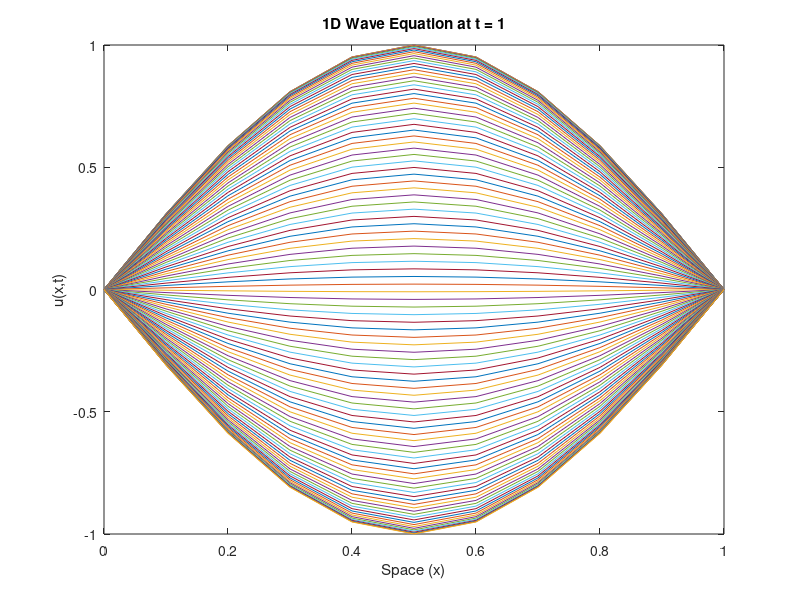

The MATLAB script that drew this image:
L = 1;       
T = 1;       
c = 1;       
N = 10;      
M = 100;     
dx = L / N;   
dt = T / M;   
x = 0:dx:L;  
t = 0:dt:T;   
u = zeros(N+1, M+1);  

% Initial conditions
u(:, 1) = sin(pi * x);   
u(:, 2) = u(:, 1);       

% Coefficient for numerical scheme
alpha = (c * dt / dx)^2;   
for n = 2:M
   for i = 2:N
       % Finite difference scheme for the wave equation
       u(i, n+1) = 2 * u(i, n) - u(i, n-1) + ...
                   alpha * (u(i+1, n) - 2 * u(i, n) + u(i-1, n));
   end
   % Boundary conditions (fixed ends)
   u(1, n+1) = 0;         
   u(N+1, n+1) = 0;       
end

% Plot the wave profile over time
figure;
for n = 1:M+1
    plot(x, u(:, n));                         
    hold on;                                  
    xlabel('Space (x)');                      
    ylabel('u(x,t)');                         
    title(['1D Wave Equation at t = ', ...
          num2str((n-1)*dt)]);                
    pause(0.1);                                
end
hold off;
